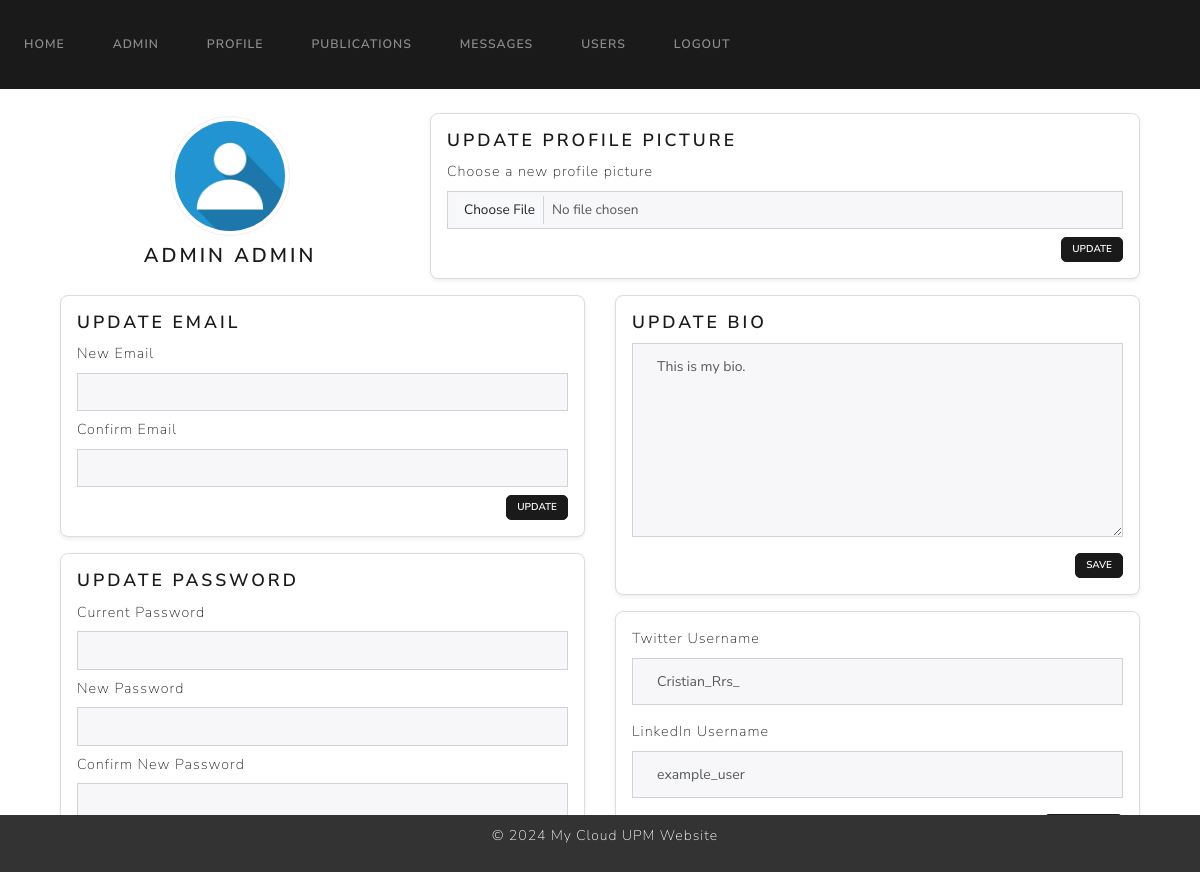
The app's page /profile (signed in), older data.
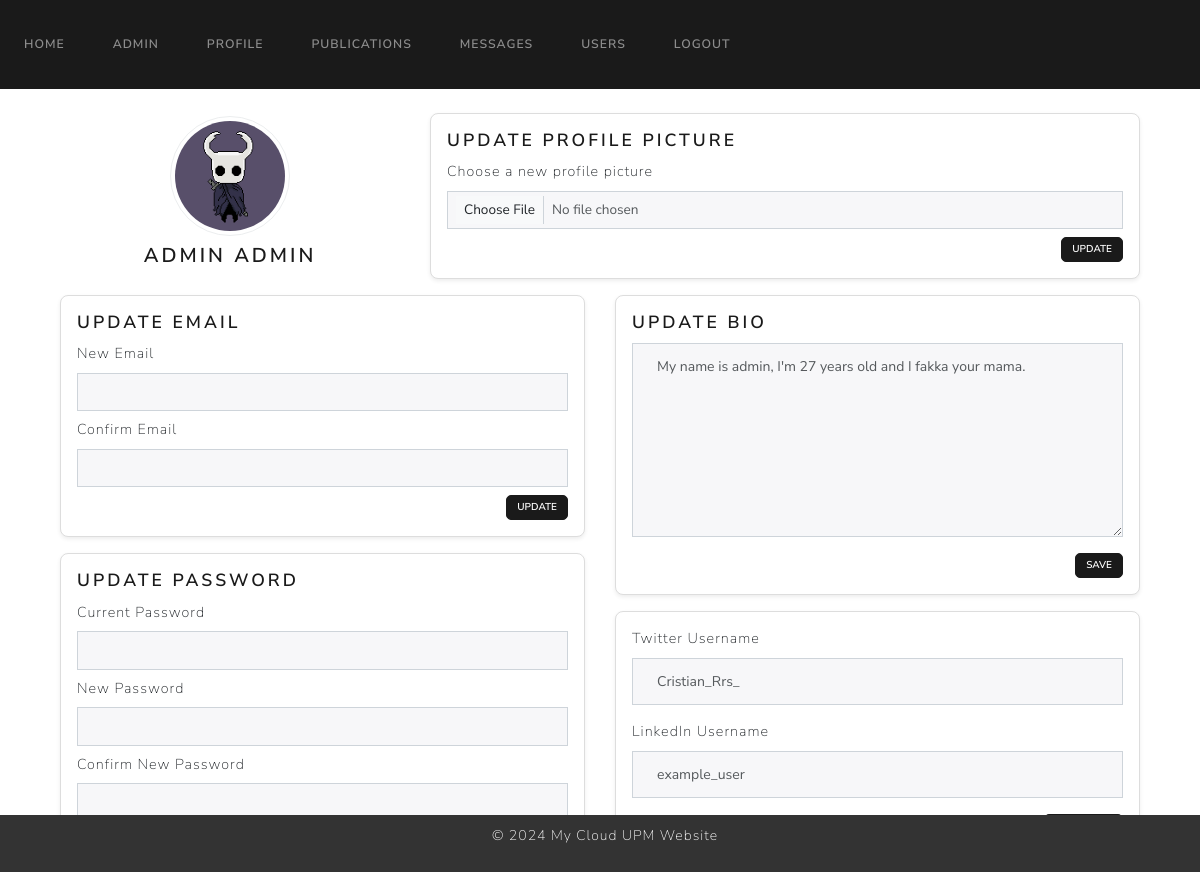
The same page, newer data.
### website/models.py (models this page shows)
class User(UserMixin, db.Model):
    id = db.Column(db.Integer, primary_key=True)
    name = db.Column(db.String(100), unique=False, nullable=False)
    surname = db.Column(db.String(100), unique=False, nullable=False)
    email = db.Column(db.String(100), unique=True, nullable=False)
    password = db.Column(db.String(100), nullable=False)
    bio = db.Column(db.Text, default="This is my bio.")  # Bio field
    role = db.Column(db.Integer, nullable=False, default=1)  # 0 para admin, 1 para usuario regular
    is_blocked = db.Column(db.Boolean, nullable=False, default=False)  # Nuevo campo para indicar si el usuario está bloqueado
    profile_pic = db.Column(db.String(150), default='default.jpg')
    twitter = db.Column(db.String(255), nullable=True)    # Twitter URL
    linkedin = db.Column(db.String(255), nullable=True)   # LinkedIn URL
    publications = db.relationship('Publication')
    login_records = db.relationship('LoginRecord')

### website/views.py (the view, shortened to what this page needs)
@views.route('/profile', methods=['GET', 'POST'])
@login_required
def profile():
    return render_template('profile.html', user=current_user)

### website/templates/profile.html (shortened to what this page needs)
{% extends "base.html" %}
{% block content %}
<div class="container mt-4">
    <div class="row align-items-center">
        <div class="col-md-4 text-center">
            {% if user.profile_pic %}
                <img src="{{ url_for('static', filename='profile_pics/' + user.profile_pic) }}"
                     alt="Profile Picture"
                     class="profile-pic img-thumbnail">
            {% else %}
                <img src="{{ url_for('static', filename='profile_pics/default.jpg') }}"
                     alt="Default Profile Picture"
                     class="profile-pic img-thumbnail">
            {% endif %}
            <h4 class="mt-2">{{ user.name }} {{ user.surname }}</h4>
        </div>
        <div class="col-md-8">
            <div class="card shadow-sm p-3 smaller-box">
                <h5>Update Profile Picture</h5>
                <form id="profilePicForm" method="POST" enctype="multipart/form-data">
                    <div class="mb-2">
                        <label for="profile_pic" class="form-label">Choose a new profile picture</label>
                        <input type="file" class="form-control form-control-sm" id="profile_pic" name="profile_pic" required>
                    </div>
                    <button type="submit" class="btn btn-primary btn-sm float-end">Update</button>
                </form>
            </div>
        </div>
    </div>
    <div class="row mt-3">
        <div class="col-md-6">
            <div class="card shadow-sm p-3 smaller-box mb-3">
                <h5>Update Email</h5>
                <form id="emailForm" method="POST">
                    <div class="mb-2">
                        <label for="new_email" class="form-label">New Email</label>
                        <input type="email" class="form-control form-control-sm" id="new_email" name="new_email" required>
                    </div>
                    <div class="mb-2">
                        <label for="confirm_email" class="form-label">Confirm Email</label>
                        <input type="email" class="form-control form-control-sm" id="confirm_email" name="confirm_email" required>
                    </div>
                    <button type="submit" class="btn btn-primary btn-sm float-end">Update</button>
                </form>
            </div>
            <div class="card shadow-sm p-3 smaller-box">
                <h5>Update Password</h5>
                <form id="passwordForm" method="POST">
                    <div class="mb-2">
                        <label for="current_password" class="form-label">Current Password</label>
                        <input type="password" class="form-control form-control-sm" id="current_password" name="current_password" required>
                    </div>
                    <div class="mb-2">
                        <label for="new_password" class="form-label">New Password</label>
                        <input type="password" class="form-control form-control-sm" id="new_password" name="new_password" required>
                    </div>
                    <div class="mb-2">
                        <label for="confirm_password" class="form-label">Confirm New Password</label>
                        <input type="password" class="form-control form-control-sm" id="confirm_password" name="confirm_password" required>
                    </div>
                    <button type="submit" class="btn btn-primary btn-sm float-end">Update</button>
                </form>
            </div>
        </div>
        <div class="col-md-6">
            <div class="card shadow-sm p-3 larger-box">
                <h5>Update Bio</h5>
                <form action="{{ url_for('views.update_bio') }}" method="POST">
                    <div class="mb-3">
                        <textarea name="bio" class="form-control" rows="8" placeholder="Tell us about yourself">{{ user.bio }}</textarea>
                    </div>
                    <button type="submit" class="btn btn-primary btn-sm float-end">Save</button>
                </form>
            </div>
            <div class="card shadow-sm p-3 smaller-social-box mt-3">
                <form action="{{ url_for('views.update_social_links') }}" method="POST">
                    <div class="mb-3">
                        <label for="twitter" class="form-label">Twitter Username</label>
                        <input type="text" name="twitter" id="twitter" class="form-control" placeholder="your_username" value="{{ user.twitter }}">
                    </div>
                    <div class="mb-3">
                        <label for="linkedin" class="form-label">LinkedIn Username</label>
                        <input type="text" name="linkedin" id="linkedin" class="form-control" placeholder="your_username" value="{{ user.linkedin }}">
                    </div>
                    <div class="text-end">
                        <button type="submit" class="btn btn-primary btn-sm">Save Links</button>
                    </div>
                </form>
            </div>
        </div>
    </div>
</div>
{% endblock %}

### website/templates/base.html (shortened to what this page needs)
<!DOCTYPE html>
<html>
    <head>
        <link href="https://cdn.jsdelivr.net/npm/bootstrap@5.3.3/dist/css/bootstrap.min.css" rel="stylesheet">
        <link rel="stylesheet" href="https://cdn.jsdelivr.net/npm/bootswatch@4.5.2/dist/lux/bootstrap.min.css">
    </head>
    <body>
        <nav class="navbar navbar-expand-lg navbar-dark bg-primary">
            <div class="collapse navbar-collapse" id="navbarNav">
                <div class="navbar-nav">
                    {% if user.is_authenticated %}
                    <a class="nav-item nav-link" id="home" href="/home">Home</a>
                    {% if user.role == 0 %}
                    <a class="nav-item nav-link" id="admin" href="/admin">Admin</a>
                    {% endif %}
                    <a class="nav-item nav-link" id="profile" href="/profile">Profile</a>
                    <a class="nav-item nav-link" id="publications" href="/publications">Publications</a>
                    <a class="nav-item nav-link" id="messages" href="/messages">Messages</a>
                    <a class="nav-item nav-link" id="userlist" href="/userlist">Users</a>
                    <a class="nav-item nav-link" id="profile" href="/logout">Logout</a>
                    {% endif %}
                </div>
            </div>
        </nav>
        <div class="container" style="flex: 1;">
            {% block content %}
            {% endblock %}
        </div>
        <footer style="background-color: #333;
                        color: #fff;
                        text-align: center;
                        padding: 10px;
                        position: fixed;
                        bottom: 0;
                        width: 100%;">
            <p style="margin-left: 10px;">&copy; 2024 My Cloud UPM Website</p>
        </footer>
    </body>
</html>

### website/templates/profile.html (style rules this page uses)
.profile-pic { width: 120px; height: 120px; object-fit: cover; border-radius: 50%; }
.card.smaller-box { border: 1px solid #ddd; border-radius: 8px; padding: 10px; }
.card.larger-box { border: 1px solid #ddd; border-radius: 8px; padding: 10px; min-height: 300px; }
.card.smaller-social-box { border: 1px solid #ddd; border-radius: 8px; padding: 10px; min-height: 200px; }
.btn { border-radius: 5px; }
.btn-sm { padding: 4px 10px; }
.form-control-sm { font-size: 0.85rem; }
.form-label { font-size: 0.9rem; }
.card h5 { margin-bottom: 10px; font-size: 1.1rem; }

Row changes from the older to the newer data that the page shows:
changed User "ADMIN": profile_pic: picture added in place of a placeholder; bio "This is my bio." → "My name is admin, I'm 27 years old and I fakka your mama."
